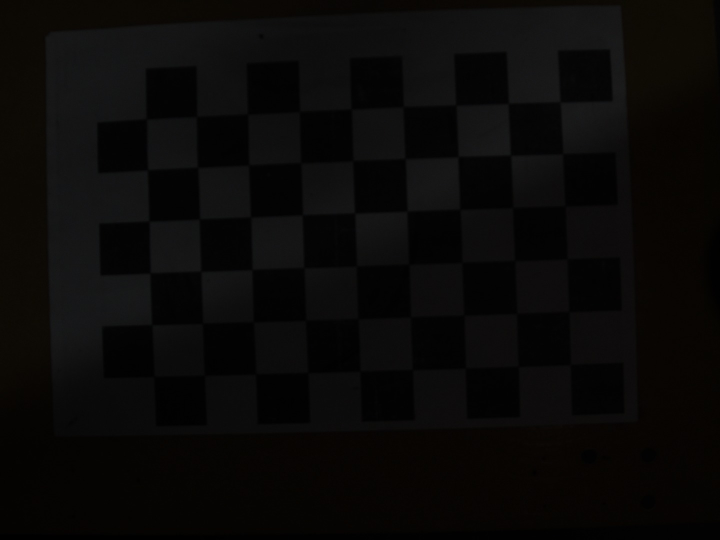
#> input picture calibration/calib_images/mvs_Image_20261115182829616.jpg, 1440 x 1080 px (shown at 1/2 size)
$ python camera_calibration.py   (older library calls are emulated)
#> lines starting #> are read from the running program, lines starting #| are printed output that depends on the picture
### config.py
# -*- coding: utf-8 -*-
"""
全局配置文件
集中管理路径、相机、棋盘格标定板、装甲板物理尺寸、灯条筛选、PnP 与卡尔曼滤波参数。

本项目的真实数据全部由虚拟机中的海康 MVS 客户端 / MVS SDK 采集：
    相机型号   : MV-CS016-10UC（USB3.0 彩色工业相机）
    采集分辨率 : 1440 x 1080
    标定板     : 7x10 格棋盘格，内角点 (6, 9)，单格边长 26 mm
    装甲板     : 绿色灯条大装甲板，灯条中心距 235 mm，灯条长度 55 mm

如更换相机/标定板/装甲板，请重点核对：
    1. SQUARE_SIZE_MM  —— 棋盘格单个方格的实际边长（用尺子量）
    2. ARMOR_WIDTH_MM / ARMOR_HEIGHT_MM —— 装甲板实际尺寸（用尺子量）
    3. CHESSBOARD_COLS / CHESSBOARD_ROWS —— 棋盘格内角点数量
    4. FRAME_WIDTH / FRAME_HEIGHT —— 必须与采集分辨率一致
"""
from pathlib import Path

# ---------------------------------------------------------------- 路径
PROJECT_ROOT = Path(__file__).resolve().parent
CALIB_DIR = PROJECT_ROOT / "calibration"
CALIB_IMAGE_DIR = CALIB_DIR / "calib_images"          # 批量标定图片存放目录
CALIB_SNAPSHOT_DIR = CALIB_DIR / "snapshots"          # 实时抓拍图片存放目录
CALIB_PARAM_PATH = CALIB_DIR / "camera_params.npz"    # 标定结果文件
LOG_DIR = PROJECT_ROOT / "logs"                       # CSV 数据与分析图表
ASSET_DIR = PROJECT_ROOT / "assets"                   # 运行截图、演示视频
DATA_DIR = PROJECT_ROOT / "data"                      # MVS 采集的原始视频
TOOLS_DIR = PROJECT_ROOT / "tools"                    # 辅助脚本

for _d in (CALIB_IMAGE_DIR, CALIB_SNAPSHOT_DIR, LOG_DIR, ASSET_DIR,
           DATA_DIR, TOOLS_DIR):
    _d.mkdir(parents=True, exist_ok=True)

# ---------------------------------------------------------------- 相机
CAMERA_MODEL = "Hikrobot MV-CS016-10UC (MVS, VMware Ubuntu)"
CAMERA_ID = 0
FRAME_WIDTH = 1440             # 必须与 MVS 采集分辨率一致
FRAME_HEIGHT = 1080
CAMERA_FPS = 47.67             # MVS 录制视频的实际帧率

# MVS 原始素材（真实连续帧，非模拟数据）
MVS_ARMOR_VIDEO = DATA_DIR / "armor_mvs.avi"        # 装甲板移动/变距离
MVS_CALIB_VIDEO = DATA_DIR / "calib_mvs.avi"        # 棋盘格多视角视频

# ---------------------------------------------------------------- 棋盘格标定
# 内角点 = (格子列数 - 1, 格子行数 - 1)
CHESSBOARD_COLS = 6
CHESSBOARD_ROWS = 9
SQUARE_SIZE_MM = 26.0          # 实测：单个方格边长 26 mm
CALIB_FLAGS = None             # 自适应阈值等标志，None 表示默认

# ---------------------------------------------------------------- 装甲板物理尺寸 (mm)
# 由真实正面帧的 2D 宽高比（约 4.25）反推 + 实测确认：
# 两灯条中心距 235 mm，灯条长度 55 mm（RoboMaster 大装甲板标准尺寸附近）
# 三维模型点与图像角点 lt/rt/rb/lb 一一对应，尺寸错误会直接让 Z 与姿态失真
ARMOR_WIDTH_MM = 235.0
ARMOR_HEIGHT_MM = 55.0
ARMOR_COLOR = "green"          # "red" / "blue" / "green"

# 灯条轮廓筛选（minAreaRect 拟合结果）
LIGHT_MIN_AREA = 30.0          # 最小面积（像素），分辨率变化时需调整
LIGHT_MIN_RATIO = 1.6          # 灯条长边 / 短边 下限（灯条是细长矩形）
LIGHT_MAX_ANGLE_DEG = 35.0     # 灯条与竖直方向最大夹角（度）

# 灯条配对条件
PAIR_MAX_HIGH_DIFF_RATIO = 0.55   # 两灯条长度差 / 平均长度 上限
PAIR_MAX_CENTER_ANGLE_DEG = 12.0  # 两灯条中心连线与水平方向夹角上限
PAIR_MIN_W_H_RATIO = 1.0          # 装甲板宽 / 灯条长度 范围
PAIR_MAX_W_H_RATIO = 6.0
PAIR_MAX_LIGHT_ANGLE_DIFF = 25.0  # 两灯条自身倾斜角之差上限

# ---------------------------------------------------------------- PnP
# ITERATIVE: 通用迭代法(默认)；IPPE: 平面四点专用，4 点时更稳；EPNP: 至少 4 点
PNP_METHOD = "ITERATIVE"
USE_DISTORTION = True          # PnP 时是否传入畸变系数

# ---------------------------------------------------------------- 卡尔曼滤波
# 状态向量 x = [px, py, pz, vx, vy, vz]^T（6 维），观测 z = [px, py, pz]^T（3 维）
# 过程噪声采用“连续白噪声加速度”模型，只需一个加速度噪声标准差
KF_MEASURE_NOISE = 5.0         # 测量噪声标准差(mm)，越大越平滑、越信任预测
KF_ACCEL_NOISE = 600.0         # 过程噪声加速度标准差(mm/s^2)，越大越能跟上机动
KF_INIT_POS_STD = 10.0         # 初始位置不确定度(mm)
KF_INIT_VEL_STD = 80.0         # 初始速度不确定度(mm/s)
PREDICT_FRAMES = 5             # 向未来预测的帧数（用于运动预测展示）
MAX_LOST_FRAMES = 30           # 连续丢失超过该帧数则重置滤波器

# ---------------------------------------------------------------- 可视化
WINDOW_NAME = "Armor PnP + Kalman (q:quit s:snapshot r:reset)"
PLOT_WINDOW_NAME = "Trend: measurement / filtered / predicted"
PLOT_HISTORY = 150             # 趋势图保留的最近帧数
CSV_PATH = LOG_DIR / "pnp_log.csv"
DEMO_VIDEO_PATH = ASSET_DIR / "demo_video.mp4"

# 演示视频版式（画面 + 趋势图 + 标题栏）
DEMO_FRAME_W = 960
DEMO_FRAME_H = 720
DEMO_TREND_W = 640
DEMO_HEADER_H = 56
DEMO_GAMMA = 0.62              # 仅用于显示的伽马提亮；检测始终使用原始帧
DEMO_FPS = 24.0                # 输出帧率（把 2.8s 原始片段放慢便于观察）

# 颜色 (BGR)
COLOR_MEASURE = (0, 165, 255)   # 原始测量：橙色
COLOR_FILTER = (0, 255, 0)      # 滤波结果：绿色
COLOR_PREDICT = (0, 0, 255)     # 预测结果：红色
COLOR_CORNER = (255, 200, 0)    # 角点：蓝色

### camera_calibration.py
# -*- coding: utf-8 -*-
"""
相机标定模块（作业模块 1）
功能：
    1. 从文件夹中的标定图片批量标定（--mode images）
    2. 连接摄像头实时抓拍标定（--mode camera）
    3. 计算相机内参矩阵 cameraMatrix 与畸变系数 distCoeffs
    4. 评估重投影误差，并将结果保存为 npz 供后续 PnP 使用
运行示例：
    python camera_calibration.py --mode images
    python camera_calibration.py --mode camera --camera 0 --max-frames 20
"""
import argparse
import glob
import os
import time
from pathlib import Path

import cv2
import numpy as np

import config

# 亚像素角点迭代终止条件
CRITERIA = (cv2.TERM_CRITERIA_EPS + cv2.TERM_CRITERIA_MAX_ITER, 30, 1e-3)


# ---------------------------------------------------------------- 基础工具
def build_object_points(board_cols, board_rows, square_mm):
    """生成棋盘格在标定板平面(z=0)上的三维坐标，单位 mm。
    形状 (board_cols*board_rows, 1, 3)，与 findChessboardCorners 的角点顺序一致。
    """
    pts = np.zeros((board_cols * board_rows, 3), np.float32)
    pts[:, :2] = np.mgrid[0:board_cols, 0:board_rows].T.reshape(-1, 2)
    pts *= square_mm
    return pts.reshape(-1, 1, 3)


def find_chessboard(frame, board_cols, board_rows):
    """检测棋盘格并做亚像素精细化，返回 (ok, corners)。

    先用经典 findChessboardCorners（精度最高），失败再回退
    findChessboardCornersSB（对噪声/模糊/低对比度更鲁棒，适合 MVS 实拍图）。
    大图先降采样再回退检测，检测到后把坐标缩放回原始分辨率。
    """
    gray = cv2.cvtColor(frame, cv2.COLOR_BGR2GRAY)
    flags = cv2.CALIB_CB_ADAPTIVE_THRESH + cv2.CALIB_CB_NORMALIZE_IMAGE
    ret, corners = cv2.findChessboardCorners(gray, (board_cols, board_rows), flags)
    if ret:
        corners = cv2.cornerSubPix(gray, corners, (11, 11), (-1, -1), CRITERIA)
        return True, corners

    scale = 1.0
    if max(gray.shape[:2]) > 2000:
        scale = 0.5
        small = cv2.resize(gray, None, fx=scale, fy=scale,
                           interpolation=cv2.INTER_AREA)
    else:
        small = gray
    try:
        ret_sb, corners_sb = cv2.findChessboardCornersSB(
            small, (board_cols, board_rows), None)
        if ret_sb:
            corners_sb = (corners_sb.astype(np.float32) / scale).reshape(-1, 1, 2)
            corners_sb = cv2.cornerSubPix(gray, corners_sb, (11, 11),
                                          (-1, -1), CRITERIA)
            return True, corners_sb
    except cv2.error:
        pass
    return False, None


# ---------------------------------------------------------------- 核心标定
def calibrate(frames, board_cols, board_rows, square_mm):
    """对给定的一组图像执行标定。
    返回 dict：mtx, dist, rvecs, tvecs, reproj_error, per_view_error, image_size, ok_count
    """
    objp = build_object_points(board_cols, board_rows, square_mm)
    obj_points = []          # 每张图的 3D 点
    img_points = []          # 每张图的 2D 角点
    image_size = None
    used = 0

    for frame in frames:
        if frame is None:
            continue
        if image_size is None:
            image_size = (frame.shape[1], frame.shape[0])  # (w, h)
        if (frame.shape[1], frame.shape[0]) != image_size:
            print(f"[WARN] 标定图分辨率不一致，跳过: "
                  f"{(frame.shape[1], frame.shape[0])} != {image_size}")
            continue
        ok, corners = find_chessboard(frame, board_cols, board_rows)
        if ok:
            obj_points.append(objp)
            img_points.append(corners)
            used += 1

    if used < 3:
        raise RuntimeError(f"有效标定图过少（{used} 张），至少需要 3 张，请重新采集。")
    if used < 10:
        print(f"[WARN] 有效标定图仅 {used} 张，畸变系数可能不稳定，建议补拍到 15 张以上。")

    # 内参初值留空，由 calibrateCamera 自动估计
    mtx = np.zeros((3, 3), np.float64)
    dist = np.zeros((5, 1), np.float64)
    rms, mtx, dist, rvecs, tvecs = cv2.calibrateCamera(
        obj_points, img_points, image_size, mtx, dist,
        criteria=(cv2.TERM_CRITERIA_EPS + cv2.TERM_CRITERIA_MAX_ITER, 100, 1e-6),
    )

    # 逐视图重投影误差，便于发现质量差的标定图
    per_view = []
    for i in range(len(obj_points)):
        reproj, _ = cv2.projectPoints(obj_points[i], rvecs[i], tvecs[i], mtx, dist)
        a = img_points[i].reshape(-1, 2).astype(np.float64)
        b = reproj.reshape(-1, 2).astype(np.float64)
        err = float(np.linalg.norm(a - b, axis=1).mean())
        per_view.append(err)

    return {
        "mtx": mtx,
        "dist": dist,
        "rvecs": np.array(rvecs, dtype=object),
        "tvecs": np.array(tvecs, dtype=object),
        "reproj_error": float(rms),
        "per_view_error": np.float64(per_view),
        "image_size": np.int64(image_size),
        "ok_count": used,
    }


# ---------------------------------------------------------------- 存取
# [41 lines left out: functions save_calibration, load_calibration, get_undistort_maps, undistort_frame, not called in this run]


# ---------------------------------------------------------------- 模式一：文件夹
def calibrate_from_images(image_dir=config.CALIB_IMAGE_DIR):
    paths = []
    for ext in ("*.jpg", "*.jpeg", "*.png", "*.bmp"):
        paths.extend(glob.glob(str(Path(image_dir) / ext)))
    paths = sorted(paths)
    if not paths:
        raise FileNotFoundError(f"目录 {image_dir} 下没有找到标定图片(jpg/png/bmp)。")
    frames = []
    for p in paths:
        img = cv2.imread(p)
#> img is the input picture: shape (1080, 1440, 3); mean B, G, R 7.8, 8.9, 9.9
        if img is not None:
            frames.append(img)
    print(f"共读取 {len(frames)} 张图片（MVS 采集，"
          f"分辨率 {config.FRAME_WIDTH}x{config.FRAME_HEIGHT}），开始标定...")
#> (printed output is left out)
    result = calibrate(frames, config.CHESSBOARD_COLS, config.CHESSBOARD_ROWS,
                       config.SQUARE_SIZE_MM)
#> the loop in calibrate, `for frame in frames:` made 3 passes
#> (image_size, ret in find_chessboard, scale in find_chessboard, ret_sb in find_chessboard, ok) on pass 1: ((1440, 1080), False, 1, False, False)
#> (ret in find_chessboard, ok, used) on passes 2 to 3: (True, True, 1), (True, True, 2)
#> pass 1, in find_chessboard, `gray = cv2.cvtColor(frame, cv2.COLOR_BGR2GRAY)`:
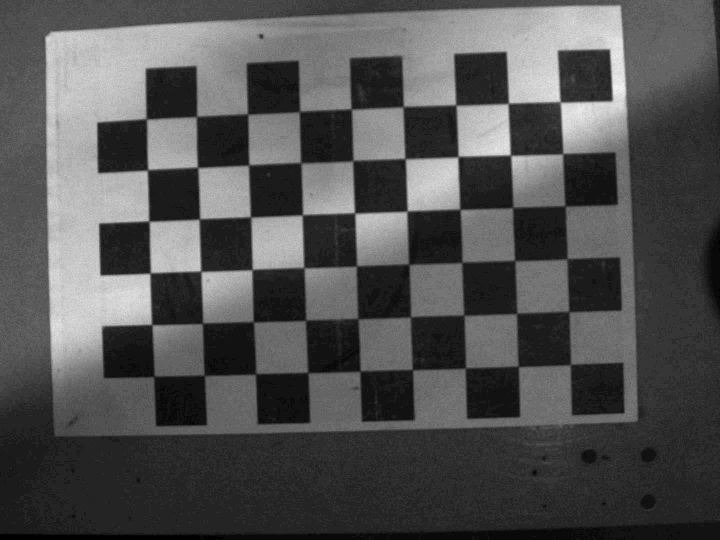
#> gray: shape (1080, 1440) (shown at 1/2 size); min 0, max 28, mean 9.1; drawn with min black and max white
#> pass 2, in find_chessboard (call 2), `gray = cv2.cvtColor(frame, cv2.COLOR_BGR2GRAY)`:
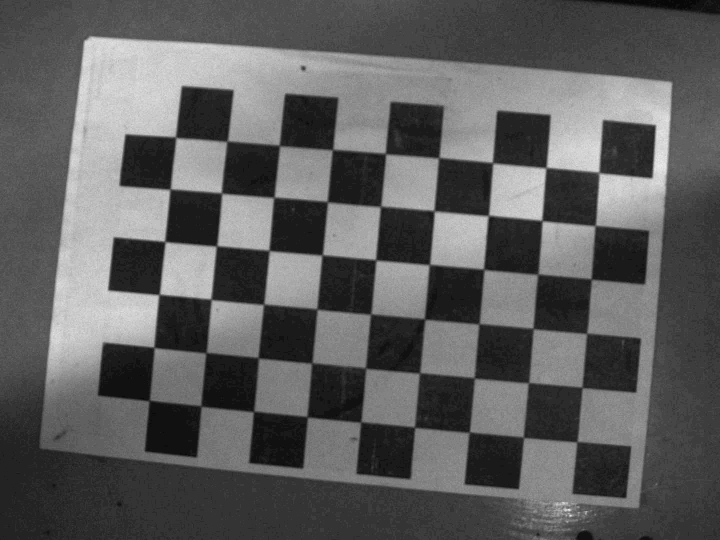
#> gray: shape (1080, 1440) (shown at 1/2 size); min 0, max 29, mean 10.7; drawn with min black and max white
#> after the loop in calibrate, `for frame in frames:`: img_points = 2 items; used = 2
    _report(result)
    save_calibration(result)
    return result


# [74 lines left out: functions _report, calibrate_from_camera, not called in this run]


# ---------------------------------------------------------------- 入口
def main():
    ap = argparse.ArgumentParser(description="OpenCV 相机标定")
    ap.add_argument("--mode", choices=["images", "camera"], default="images")
    ap.add_argument("--camera", type=int, default=config.CAMERA_ID)
    ap.add_argument("--max-frames", type=int, default=20)
    args = ap.parse_args()

    if args.mode == "images":
        calibrate_from_images()
    else:
        calibrate_from_camera(args.camera, args.max_frames)


if __name__ == "__main__":
#> (the run stopped early here; a loop or call above may not have finished)
